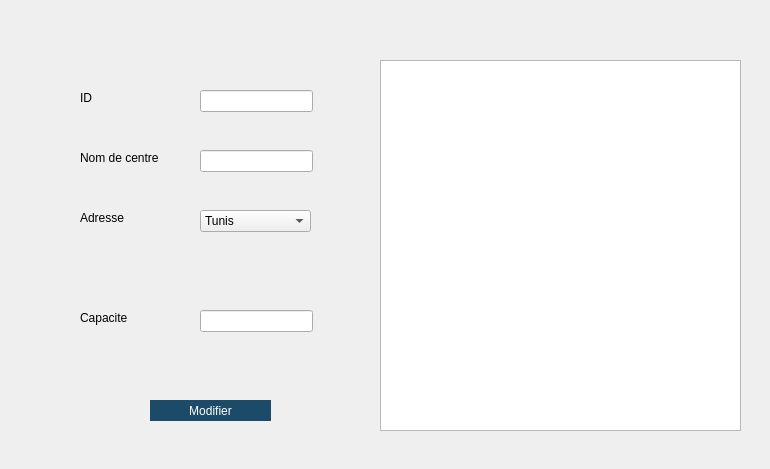
      <widget class="QWidget" name="tab_9">
       <attribute name="title">
        <string>modifier</string>
       </attribute>
       <widget class="QLabel" name="label_12">
        <property name="geometry">
         <rect>
          <x>10</x>
          <y>9</y>
          <width>751</width>
          <height>451</height>
         </rect>
        </property>
        <property name="text">
         <string/>
        </property>
        <property name="pixmap">
         <pixmap resource="resources.qrc">:/images/icons/interMounir.png</pixmap>
        </property>
       </widget>
       <widget class="QLineEdit" name="nom_buttonn">
        <property name="geometry">
         <rect>
          <x>200</x>
          <y>150</y>
          <width>113</width>
          <height>22</height>
         </rect>
        </property>
       </widget>
       <widget class="QComboBox" name="comboBox_3">
        <property name="geometry">
         <rect>
          <x>200</x>
          <y>210</y>
          <width>111</width>
          <height>22</height>
         </rect>
        </property>
        <item>
         <property name="text">
          <string>Tunis</string>
         </property>
        </item>
        <item>
         <property name="text">
          <string>Sousse</string>
         </property>
        </item>
        <item>
         <property name="text">
          <string>Gafsa</string>
         </property>
        </item>
       </widget>
       <widget class="QLineEdit" name="id_mod_2">
        <property name="geometry">
         <rect>
          <x>200</x>
          <y>90</y>
          <width>113</width>
          <height>22</height>
         </rect>
        </property>
       </widget>
       <widget class="QLabel" name="label_19">
        <property name="geometry">
         <rect>
          <x>80</x>
          <y>90</y>
          <width>56</width>
          <height>16</height>
         </rect>
        </property>
        <property name="text">
         <string>ID</string>
        </property>
       </widget>
       <widget class="QLabel" name="label_20">
        <property name="geometry">
         <rect>
          <x>80</x>
          <y>210</y>
          <width>56</width>
          <height>16</height>
         </rect>
        </property>
        <property name="text">
         <string>Adresse</string>
        </property>
       </widget>
       <widget class="QLabel" name="label_21">
        <property name="geometry">
         <rect>
          <x>80</x>
          <y>150</y>
          <width>91</width>
          <height>16</height>
         </rect>
        </property>
        <property name="text">
         <string>Nom de centre</string>
        </property>
       </widget>
       <widget class="QLineEdit" name="cap_buttonn">
        <property name="geometry">
         <rect>
          <x>200</x>
          <y>310</y>
          <width>113</width>
          <height>22</height>
         </rect>
        </property>
       </widget>
       <widget class="QLabel" name="label_22">
        <property name="geometry">
         <rect>
          <x>80</x>
          <y>310</y>
          <width>56</width>
          <height>16</height>
         </rect>
        </property>
        <property name="text">
         <string>Capacite</string>
        </property>
       </widget>
       <widget class="QTableView" name="tableview_m">
        <property name="geometry">
         <rect>
          <x>380</x>
          <y>60</y>
          <width>361</width>
          <height>371</height>
         </rect>
        </property>
        <property name="styleSheet">
         <string notr="true"/>
        </property>
       </widget>
       <widget class="QPushButton" name="modifierB">
        <property name="geometry">
         <rect>
          <x>150</x>
          <y>400</y>
          <width>121</width>
          <height>21</height>
         </rect>
        </property>
        <property name="styleSheet">
         <string notr="true">background-color:rgb(27, 75, 104);
color:white;
border-radius:15px;</string>
        </property>
        <property name="text">
         <string>Modifier</string>
        </property>
       </widget>
      </widget>
